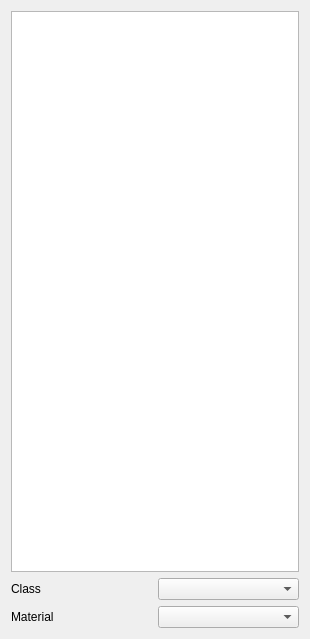
<?xml version="1.0" encoding="UTF-8"?>
<ui version="4.0">
 <class>Form</class>
 <widget class="QWidget" name="Form">
  <property name="geometry">
   <rect>
    <x>0</x>
    <y>0</y>
    <width>310</width>
    <height>639</height>
   </rect>
  </property>
  <property name="windowTitle">
   <string>classManager</string>
  </property>
  <layout class="QVBoxLayout" name="verticalLayout">
   <item>
    <widget class="QTreeView" name="treeView"/>
   </item>
   <item>
    <layout class="QHBoxLayout" name="horizontalLayout">
     <item>
      <widget class="QLabel" name="label">
       <property name="text">
        <string>Class</string>
       </property>
      </widget>
     </item>
     <item>
      <widget class="QComboBox" name="comboBox"/>
     </item>
    </layout>
   </item>
   <item>
    <layout class="QHBoxLayout" name="horizontalLayout_2">
     <item>
      <widget class="QLabel" name="label_2">
       <property name="text">
        <string>Material</string>
       </property>
      </widget>
     </item>
     <item>
      <widget class="QComboBox" name="comboBox_2"/>
     </item>
    </layout>
   </item>
  </layout>
 </widget>
 <resources/>
 <connections/>
</ui>
